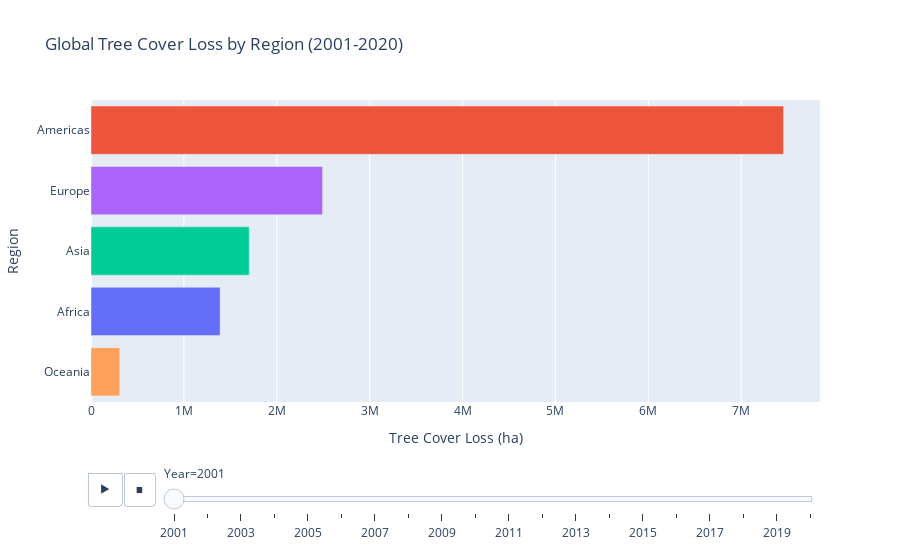

Notebook code for this chart:
### Code cell
fig = px.bar(
    region_year_loss,
    x="TreeCoverLoss_ha",       
    y="region",                
    color="region",            
    animation_frame="Year",      
    title="Global Tree Cover Loss by Region (2001-2020)",  
    labels={"TreeCoverLoss_ha": "Tree Cover Loss (ha)", "region": "Region"},
    orientation="h"           
)

fig.update_layout(
    xaxis_title="Tree Cover Loss (ha)",  
    yaxis_title="Region",         
    yaxis=dict(categoryorder="total ascending"),  
    showlegend=False              
)

fig.show()

### Figure 1 — Plotly figure (JSON) as saved in the notebook; plotly's stock layout.template omitted (floating-point values rounded to 4 significant figures)
{"data": [{"alignmentgroup": "True", "hovertemplate": "Region=%{y}<br>Year=2001<br>Tree Cover Loss (ha)=%{x}<extra></extra>", "legendgroup": "Africa", "marker": {"color": "#636efa", "pattern": {"shape": ""}}, "name": "Africa", "offsetgroup": "Africa", "orientation": "h", "showlegend": true, "textposition": "auto", "type": "bar", "x": [1390000.0], "xaxis": "x", "y": ["Africa"], "yaxis": "y"}, {"alignmentgroup": "True", "hovertemplate": "Region=%{y}<br>Year=2001<br>Tree Cover Loss (ha)=%{x}<extra></extra>", "legendgroup": "Americas", "marker": {"color": "#EF553B", "pattern": {"shape": ""}}, "name": "Americas", "offsetgroup": "Americas", "orientation": "h", "showlegend": true, "textposition": "auto", "type": "bar", "x": [7456000.0], "xaxis": "x", "y": ["Americas"], "yaxis": "y"}, {"alignmentgroup": "True", "hovertemplate": "Region=%{y}<br>Year=2001<br>Tree Cover Loss (ha)=%{x}<extra></extra>", "legendgroup": "Asia", "marker": {"color": "#00cc96", "pattern": {"shape": ""}}, "name": "Asia", "offsetgroup": "Asia", "orientation": "h", "showlegend": true, "textposition": "auto", "type": "bar", "x": [1704000.0], "xaxis": "x", "y": ["Asia"], "yaxis": "y"}, {"alignmentgroup": "True", "hovertemplate": "Region=%{y}<br>Year=2001<br>Tree Cover Loss (ha)=%{x}<extra></extra>", "legendgroup": "Europe", "marker": {"color": "#ab63fa", "pattern": {"shape": ""}}, "name": "Europe", "offsetgroup": "Europe", "orientation": "h", "showlegend": true, "textposition": "auto", "type": "bar", "x": [2493000.0], "xaxis": "x", "y": ["Europe"], "yaxis": "y"}, {"alignmentgroup": "True", "hovertemplate": "Region=%{y}<br>Year=2001<br>Tree Cover Loss (ha)=%{x}<extra></extra>", "legendgroup": "Oceania", "marker": {"color": "#FFA15A", "pattern": {"shape": ""}}, "name": "Oceania", "offsetgroup": "Oceania", "orientation": "h", "showlegend": true, "textposition": "auto", "type": "bar", "x": [309500.0], "xaxis": "x", "y": ["Oceania"], "yaxis": "y"}], "layout": {"barmode": "relative", "legend": {"title": {"text": "Region"}, "tracegroupgap": 0}, "showlegend": false, "sliders": [{"active": 0, "currentvalue": {"prefix": "Year="}, "len": 0.9, "pad": {"b": 10, "t": 60}, "steps": [{"args": [["2001"], {"frame": {"duration": 0, "redraw": true}, "fromcurrent": true, "mode": "immediate", "transition": {"duration": 0, "easing": "linear"}}], "label": "2001", "method": "animate"}, {"args": [["2002"], {"frame": {"duration": 0, "redraw": true}, "fromcurrent": true, "mode": "immediate", "transition": {"duration": 0, "easing": "linear"}}], "label": "2002", "method": "animate"}, {"args": [["2003"], {"frame": {"duration": 0, "redraw": true}, "fromcurrent": true, "mode": "immediate", "transition": {"duration": 0, "easing": "linear"}}], "label": "2003", "method": "animate"}, {"args": [["2004"], {"frame": {"duration": 0, "redraw": true}, "fromcurrent": true, "mode": "immediate", "transition": {"duration": 0, "easing": "linear"}}], "label": "2004", "method": "animate"}, {"args": [["2005"], {"frame": {"duration": 0, "redraw": true}, "fromcurrent": true, "mode": "immediate", "transition": {"duration": 0, "easing": "linear"}}], "label": "2005", "method": "animate"}, {"args": [["2006"], {"frame": {"duration": 0, "redraw": true}, "fromcurrent": true, "mode": "immediate", "transition": {"duration": 0, "easing": "linear"}}], "label": "2006", "method": "animate"}, {"args": [["2007"], {"frame": {"duration": 0, "redraw": true}, "fromcurrent": true, "mode": "immediate", "transition": {"duration": 0, "easing": "linear"}}], "label": "2007", "method": "animate"}, {"args": [["2008"], {"frame": {"duration": 0, "redraw": true}, "fromcurrent": true, "mode": "immediate", "transition": {"duration": 0, "easing": "linear"}}], "label": "2008", "method": "animate"}, {"args": [["2009"], {"frame": {"duration": 0, "redraw": true}, "fromcurrent": true, "mode": "immediate", "transition": {"duration": 0, "easing": "linear"}}], "label": "2009", "method": "animate"}, {"args": [["2010"], {"frame": {"duration": 0, "redraw": true}, "fromcurrent": true, "mode": "immediate", "transition": {"duration": 0, "easing": "linear"}}], "label": "2010", "method": "animate"}, {"args": [["2011"], {"frame": {"duration": 0, "redraw": true}, "fromcurrent": true, "mode": "immediate", "transition": {"duration": 0, "easing": "linear"}}], "label": "2011", "method": "animate"}, {"args": [["2012"], {"frame": {"duration": 0, "redraw": true}, "fromcurrent": true, "mode": "immediate", "transition": {"duration": 0, "easing": "linear"}}], "label": "2012", "method": "animate"}, {"args": [["2013"], {"frame": {"duration": 0, "redraw": true}, "fromcurrent": true, "mode": "immediate", "transition": {"duration": 0, "easing": "linear"}}], "label": "2013", "method": "animate"}, {"args": [["2014"], {"frame": {"duration": 0, "redraw": true}, "fromcurrent": true, "mode": "immediate", "transition": {"duration": 0, "easing": "linear"}}], "label": "2014", "method": "animate"}, {"args": [["2015"], {"frame": {"duration": 0, "redraw": true}, "fromcurrent": true, "mode": "immediate", "transition": {"duration": 0, "easing": "linear"}}], "label": "2015", "method": "animate"}, {"args": [["2016"], {"frame": {"duration": 0, "redraw": true}, "fromcurrent": true, "mode": "immediate", "transition": {"duration": 0, "easing": "linear"}}], "label": "2016", "method": "animate"}, {"args": [["2017"], {"frame": {"duration": 0, "redraw": true}, "fromcurrent": true, "mode": "immediate", "transition": {"duration": 0, "easing": "linear"}}], "label": "2017", "method": "animate"}, {"args": [["2018"], {"frame": {"duration": 0, "redraw": true}, "fromcurrent": true, "mode": "immediate", "transition": {"duration": 0, "easing": "linear"}}], "label": "2018", "method": "animate"}, {"args": [["2019"], {"frame": {"duration": 0, "redraw": true}, "fromcurrent": true, "mode": "immediate", "transition": {"duration": 0, "easing": "linear"}}], "label": "2019", "method": "animate"}, {"args": [["2020"], {"frame": {"duration": 0, "redraw": true}, "fromcurrent": true, "mode": "immediate", "transition": {"duration": 0, "easing": "linear"}}], "label": "2020", "method": "animate"}], "x": 0.1, "xanchor": "left", "y": 0, "yanchor": "top"}], "title": {"text": "Global Tree Cover Loss by Region (2001-2020)"}, "updatemenus": [{"buttons": [{"args": [null, {"frame": {"duration": 500, "redraw": true}, "fromcurrent": true, "mode": "immediate", "transition": {"duration": 500, "easing": "linear"}}], "label": "&#9654;", "method": "animate"}, {"args": [[null], {"frame": {"duration": 0, "redraw": true}, "fromcurrent": true, "mode": "immediate", "transition": {"duration": 0, "easing": "linear"}}], "label": "&#9724;", "method": "animate"}], "direction": "left", "pad": {"r": 10, "t": 70}, "showactive": false, "type": "buttons", "x": 0.1, "xanchor": "right", "y": 0, "yanchor": "top"}], "xaxis": {"anchor": "y", "domain": [0, 1], "title": {"text": "Tree Cover Loss (ha)"}}, "yaxis": {"anchor": "x", "categoryarray": ["Oceania", "Europe", "Asia", "Americas", "Africa"], "categoryorder": "total ascending", "domain": [0, 1], "title": {"text": "Region"}}}}
